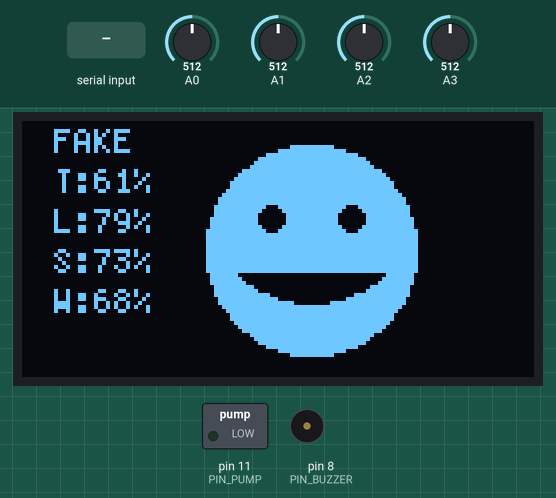
Bench run of a sketch on a simulated Arduino Uno, built with avr-gcc and run on an emulated ATmega328P. Parts: 128×64 one-colour display, switched loads named in the sketch (green lamp = pin HIGH), buzzer (waves = sounding, pin HIGH). The test bench sets the inputs (shaded band); at power-on: A0 = 512, A1 = 512, A2 = 512, A3 = 512. What the sketch prints to the serial monitor is not drawn.

Above: at 1.2 s.
1.3 s: "PUMP\n" received over Serial
At 1.55 s:
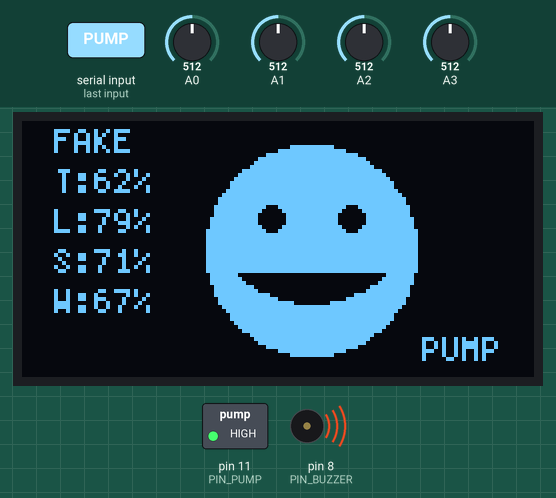
At 4.51 s:
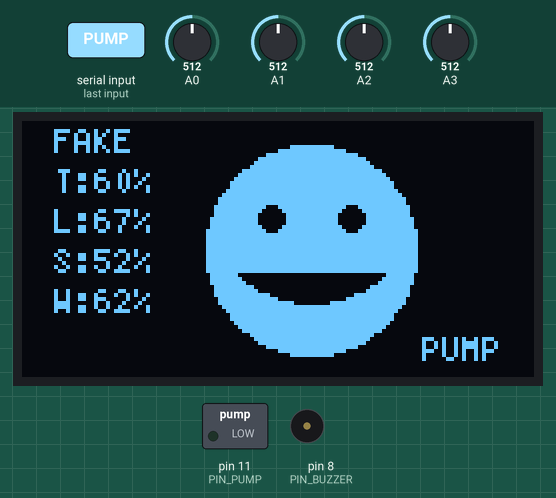
Timing chart, 0 to 6.0 s (numbered marks = the images above; inputs shaded):
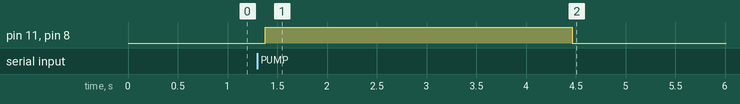

The sketch:

main.ino
```cpp
/*
   Smart Plant System
   - OLED happy face (shifted right)
   - Fake corner data on OLED
   - Reads A0..A3, prints % to Serial every ~1s
   - Pump runs 3s every 3min automatically or when commanded
   - Buzzer active during pump
   - Serial commands:
        CMD:STATUS → sends live sensor readings
        CMD:WATER  → activates pump (manual mode)
*/

#include <U8g2lib.h>
#include <Wire.h>
#include <math.h>

/* ---------------- OLED ---------------- */
U8G2_SSD1306_128X64_NONAME_F_HW_I2C oled(U8G2_R0, U8X8_PIN_NONE);

/* -------------- Pins ------------------ */
const int PIN_PUMP   = 11;   // MOSFET/relay (active HIGH)
const int PIN_BUZZER = 8;    // active buzzer

/* ----- UI horizontal shift (move pixels right) ----- */
const int X_SHIFT = 8;

/* -------------- Pump timing ---------------- */
const unsigned long PUMP_ON_MS     = 3000;      // 3 seconds
const unsigned long PUMP_PERIOD_MS = 180000;    // 3 minutes
bool pumpOn = false;
unsigned long pumpStart = 0;
unsigned long lastPumpAuto = 0;

/* -------------- Serial command ------------- */
String rx;

/* -------------- Helpers ------------------- */
typedef struct { float x, y; } V2;
float lerpf(float a, float b, float t) { return a + (b - a) * t; }
V2 lerpV(V2 a, V2 b, float t) { V2 r = { lerpf(a.x, b.x, t), lerpf(a.y, b.y, t) }; return r; }
V2 cubic(V2 p0, V2 p1, V2 p2, V2 p3, float t) {
  float u = 1.0f - t, u2 = u * u, u3 = u2 * u, t2 = t * t, t3 = t2 * t;
  V2 r = { u3 * p0.x + 3 * u2 * t * p1.x + 3 * u * t2 * p2.x + t3 * p3.x,
           u3 * p0.y + 3 * u2 * t * p1.y + 3 * u * t2 * p2.y + t3 * p3.y };
  return r;
}
int clampInt(int x, int a, int b) { if (x < a) return a; if (x > b) return b; return x; }
int mapToPercent(int raw) { long p = (long)raw * 100L / 1023L; if (p < 0) p = 0; if (p > 100) p = 100; return (int)p; }

/* -------------- Emoji geometry -------------- */
const int CX = 64 + X_SHIFT, CY = 32, R = 26;
const int E_OFF_X = 10, E_OFF_Y = 8, E_R = 3;
const int M_W = 36, M_Y = CY + 8;

void drawMouthClippedHappy(int cx, int cy, int radius, int mouthW, int mouthY) {
  float mood01 = 1.0f; // happy form
  V2 L = { (float)(cx - mouthW / 2), (float)mouthY };
  V2 Rr = { (float)(cx + mouthW / 2), (float)mouthY };

  V2 u0 = { L.x, L.y - 2 }, u1 = { (float)(cx - mouthW * 0.20f), (float)(mouthY - 2) },
     u2 = { (float)(cx + mouthW * 0.20f), (float)(mouthY - 2) }, u3 = { Rr.x, Rr.y - 2 };
  V2 l0 = { L.x, L.y - 2 }, l1 = { (float)(cx - mouthW * 0.24f), (float)(mouthY + 7) },
     l2 = { (float)(cx + mouthW * 0.24f), (float)(mouthY + 7) }, l3 = { Rr.x, Rr.y - 2 };

  const int STEPS = 44;
  for (int i = 0; i <= STEPS; i++) {
    float t = (float)i / STEPS;
    V2 up = cubic(u0, u1, u2, u3, t);
    V2 lo = cubic(l0, l1, l2, l3, t);
    int x = (int)round((up.x + lo.x) * 0.5f);
    int yu = (int)round(up.y);
    int yl = (int)round(lo.y);
    if (yl < yu) { int tmp = yu; yu = yl; yl = tmp; }

    int dx = x - cx; if (abs(dx) > radius) continue;
    float yReach = sqrtf((float)(radius * radius - dx * dx));
    int yTop = (int)ceil(cy - yReach);
    int yBot = (int)floor(cy + yReach);
    int y1 = max(yu, yTop), y2 = min(yl, yBot);
    if (y2 >= y1) { oled.setDrawColor(0); oled.drawLine(x, y1, x, y2); }
  }
}

void drawHappyEmoji() {
  oled.setDrawColor(1);
  oled.drawDisc(CX, CY, R);
  oled.setDrawColor(0);
  oled.drawDisc(CX - E_OFF_X, CY - E_OFF_Y, E_R);
  oled.drawDisc(CX + E_OFF_X, CY - E_OFF_Y, E_R);
  drawMouthClippedHappy(CX, CY, R, M_W, M_Y);
  oled.setDrawColor(1);
}

/* -------------- Fake data (corner UI) -------------- */
void fakeData(int &tPct, int &lPct, int &sPct, int &wPct) {
  float tt = millis() / 1000.0f;
  tPct = clampInt((int)(55 + 10 * sin(tt * 0.6f)), 0, 100);
  lPct = clampInt((int)(60 + 20 * sin(tt * 0.4f + 1)), 0, 100);
  sPct = clampInt((int)(65 + 15 * sin(tt * 0.5f + 2)), 0, 100);
  wPct = clampInt((int)(70 + 8 * sin(tt * 0.3f + 3)), 0, 100);
}

/* -------------- UI drawing ---------------- */
void drawScreen() {
  oled.clearBuffer();
  drawHappyEmoji();

  int t, l, s, w; fakeData(t, l, s, w);
  oled.setFont(u8g2_font_5x7_tr);
  char buf[20];
  int x = 0 + X_SHIFT;

  oled.drawStr(x, 8, "FAKE");
  sprintf(buf, "T:%d%%", t); oled.drawStr(x, 18, buf);
  sprintf(buf, "L:%d%%", l); oled.drawStr(x, 28, buf);
  sprintf(buf, "S:%d%%", s); oled.drawStr(x, 38, buf);
  sprintf(buf, "W:%d%%", w); oled.drawStr(x, 48, buf);

  if (pumpOn) oled.drawStr(96 + X_SHIFT / 2, 60, "PUMP");
  oled.sendBuffer();
}

/* -------------- Pump control --------------- */
void startPump() {
  pumpOn = true;
  pumpStart = millis();
  digitalWrite(PIN_PUMP, HIGH);
  digitalWrite(PIN_BUZZER, HIGH);
}

void stopPump() {
  pumpOn = false;
  digitalWrite(PIN_PUMP, LOW);
  digitalWrite(PIN_BUZZER, LOW);
}

/* -------------- Serial handler --------------- */
void handleSerial() {
  while (Serial.available()) {
    char c = (char)Serial.read();
    if (c == '\n' || c == '\r') {
      if (rx.length()) {
        String s = rx; s.trim(); s.toUpperCase();

        if (s == "PUMP" || s == "PUMP_ON" || s == "CMD:WATER") {
          startPump();
          Serial.println(F("ACK:PUMPING"));
        }
        else if (s == "STATUS" || s == "CMD:STATUS") {
          int a0 = analogRead(A0);
          int a1 = analogRead(A1);
          int a2 = analogRead(A2);
          int a3 = analogRead(A3);
          int p0 = mapToPercent(a0);
          int p1 = mapToPercent(a1);
          int p2 = mapToPercent(a2);
          int p3 = mapToPercent(a3);

          Serial.print(F("SENS% T=")); Serial.print(p0);
          Serial.print(F(" L=")); Serial.print(p1);
          Serial.print(F(" S=")); Serial.print(p2);
          Serial.print(F(" W=")); Serial.print(p3);
          Serial.print(F(" PUMP=")); Serial.println(pumpOn ? 1 : 0);
        }
        rx = "";
      }
    } else {
      if (rx.length() < 64) rx += c;
    }
  }
}

/* -------------- Pump timing --------------- */
void updatePumpTimers() {
  if (pumpOn && millis() - pumpStart >= PUMP_ON_MS) {
    stopPump();
    Serial.println(F("ACK:PUMP_DONE"));
  }
  if (!pumpOn && millis() - lastPumpAuto >= PUMP_PERIOD_MS) {
    lastPumpAuto = millis();
    startPump();
    Serial.println(F("ACK:PUMP_AUTO"));
  }
}

/* -------------- Sensor logging --------------- */
unsigned long lastPrint = 0;
void readAndLogSensors() {
  if (millis() - lastPrint < 1000) return;
  lastPrint = millis();

  int a0 = analogRead(A0);
  int a1 = analogRead(A1);
  int a2 = analogRead(A2);
  int a3 = analogRead(A3);
  int p0 = mapToPercent(a0);
  int p1 = mapToPercent(a1);
  int p2 = mapToPercent(a2);
  int p3 = mapToPercent(a3);

  Serial.print(F("SENS% T=")); Serial.print(p0);
  Serial.print(F(" L=")); Serial.print(p1);
  Serial.print(F(" S=")); Serial.print(p2);
  Serial.print(F(" W=")); Serial.print(p3);
  Serial.print(F(" PUMP=")); Serial.println(pumpOn ? 1 : 0);
}

/* -------------- Setup & loop --------------- */
void setup() {
  pinMode(PIN_PUMP, OUTPUT);
  pinMode(PIN_BUZZER, OUTPUT);
  digitalWrite(PIN_PUMP, LOW);
  digitalWrite(PIN_BUZZER, LOW);

  Serial.begin(115200);
  oled.begin();
  lastPumpAuto = millis();
}

void loop() {
  handleSerial();
  updatePumpTimers();
  readAndLogSensors();
  drawScreen();
  delay(50);
}
```

Measured:
- after the input at 1.3 s, pin 11 (PIN_PUMP), pin 8 (PIN_BUZZER): LOW → HIGH after 0.08 s, → LOW 3.1 s later; the display: first differs from a run without the input after 0.18 s (image 1)
